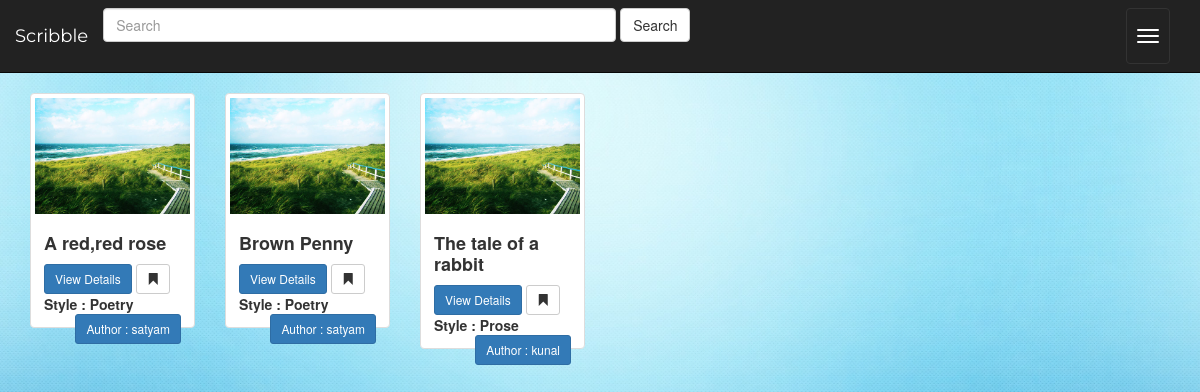
The app's page /entry/entry/liked/ (signed in) with its own data.
### Entry/models.py (models this page shows, shortened)
class Entry(models.Model):
	entry_name=models.CharField(max_length=40)
	entry_description=models.CharField(max_length=5000,default='Empty')
	entry_style=models.ForeignKey(Writing_Style,on_delete=models.CASCADE)
	entry_genres=models.ManyToManyField(Genre)
	entry_writer_id=models.ForeignKey(User,on_delete=models.CASCADE)
	entry_release_date=models.DateTimeField(default=timezone.now,blank=True)

class Writing_Style(models.Model):
	writing_style=models.CharField(max_length=20)
	def __str__(self):
		return self.writing_style

### Entry/views.py (the view)
class MyLikes(LoginRequiredMixin,generic.ListView):
	template_name='Entry/mylikes.html'
	context_object_name='entry_list'
	login_url = "/entry/login/"
	redirect_field_name = "rollback"
	redirect_unauthenticated_users =True
	def get_queryset(self):
		return Entry.objects.all()

### Entry/models.py (called while the page is built)
	def __str__(self):
		return self.genre_name

### Entry/templatetags/login_extras.py (called while the page is built)
@register.filter(name='does_exist')
def does_exist(user, user2):
    profile = None
    if Profile.objects.filter(user=user).exists():
        profile = Profile.objects.get(user=user)
    return True if profile is not None else False

@register.filter(name='has_liked')
def has_liked(user, entry):
    like =  Likes.objects.filter(user=user).filter(entry=entry).count()
    if like:
        return True
    else :
        return False

### Entry/templates/Entry/mylikes.html (shortened to what this page needs)
{% extends 'Entry/base.html' %}
{% load login_extras %}
{% load staticfiles %}
{% block body %}
      <div class="col-sm-12">
                                {% for entry in entry_list %}
                                    {% if request.user|has_liked:entry %}
                                        <div class="col-sm-4 col-lg-2">
                                            <div class="thumbnail">
                                                <a href="{% url 'Entry:detail' entry.id %}">
                                                    <img src="{% static 'Entry/images/default.jpg' %}" class="img-responsive" alt="Test">
                                                </a>
                                                <div class="caption">
                                                    <h4><b>{{ entry.entry_name }}</b>
                                                    </h4>
                                                    <a href="{% url 'Entry:detail' entry.id %}" class="btn btn-primary btn-sm" role="button">View Details</a>
                                                    <form action="{% url 'Entry:bookmark' entry.id %}" method="post" style="display: inline;">
                                                        <button type="submit" class="btn btn-default btn-sm">
                                                            <span class="glyphicon glyphicon-bookmark"></span>
                                                        </button>
                                                    </form>
                                                    <b> Style : {{entry.entry_style}}</b>
                                                    <span style="float:right;"><a href="{% url 'Entry:userdetail' entry.entry_writer_id.id %}" class="btn btn-primary btn-sm" role="button">Author : {{ entry.entry_writer_id.username }}</a> </span>
                                                </div>
                                            </div>
                                        </div>
                                    {% endif %}
                                {% endfor %}
       </div>
{% endblock %}

### Entry/static/Entry/style.css (style rules this page uses)
body { background: url('images/oldtexture.jpg') no-repeat center fixed; -webkit-background-size: cover; -moz-background-size: cover; -o-background-size: cover; background-size: cover; }

### records on screen
Entry: entry_name "A red,red rose", entry_style "Poetry", entry_writer_id.username "satyam"
Entry: entry_name "Brown Penny", entry_style "Poetry", entry_writer_id.username "satyam"
Entry: entry_name "The tale of a rabbit", entry_style "Prose", entry_writer_id.username "kunal"
